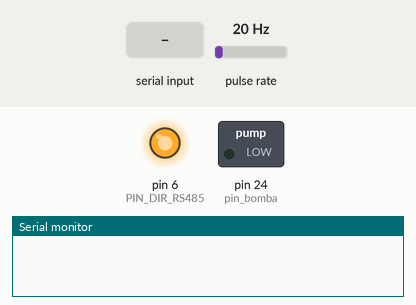
Bench run of a sketch on a simulated Arduino Mega 2560, built with avr-gcc and run on an emulated ATmega2560. On the bench: switched loads named in the sketch (green lamp = pin HIGH), output pins drawn as LEDs (lit = HIGH), the last lines printed to the serial monitor. Wiring (inferred from the names in the program): pulse sensor: data pin 21. Inputs (shaded band) come from the test bench; at power-on: pulse rate 20 Hz.

Above: at 1.2 s.
1.3 s: "0ON" received over Serial
At 2.6 s:
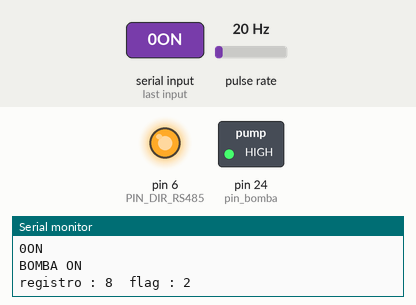
2.9 s: "0ON" received over the second serial link
5.9 s: "0OFF" received over Serial
7.4 s: "90,45\n" received over Serial
Timing chart, 0 to 9.9 s (numbered marks = the images above; inputs shaded):
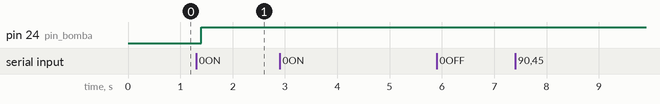

The sketch:

modbus_test.ino
```cpp
#include <avr/io.h>
#include <avr/interrupt.h>
#include <ModbusMaster.h>
#include <Metro.h>

#define PRESET_SINGLE_REGISTER 0x06
#define PRESET_MULT_REGISTER 0x10
#define REG_INV_RES 0x01
#define REG_RUN_FREQ 0x0D
#define PIN_DIR_RS485 6

Metro time_of_print_info = Metro(2000);
Metro time_of_reset_caudal = Metro(1000000);

ModbusMaster var_frec;
int address_var_frec = 0x01;
int freq = 0;
String tmp = "";

int pin_bomba = 24;
int pin_caudalimetro = 21;
volatile double waterFlow = 0;
volatile long time_prev = 0;
volatile long time_current = 0;
volatile long delta = 0;
volatile double delta_t = 0;

void setup() {
  // put your setup code here, to run once:
  pinMode(PIN_DIR_RS485,OUTPUT);
  digitalWrite(PIN_DIR_RS485, HIGH);
  Serial.begin(9600); // usb
  while(!Serial);
  Serial1.begin(115200); // xBee
  while(!Serial1);
  Serial2.begin(115200); // 3G
  while(!Serial2);
  Serial3.begin(9600, SERIAL_8E1); // ModBus
  while(!Serial3);

  var_frec.begin(address_var_frec, Serial3);

  pinMode(pin_bomba,OUTPUT);
  cli();
  pinMode(pin_caudalimetro, INPUT);
  attachInterrupt(digitalPinToInterrupt(pin_caudalimetro), pulse, RISING);  //DIGITAL Pin 2: Interrupt 0
  digitalWrite(pin_bomba, LOW);
  sei();
}

void loop() {
  // put your main code here, to run repeatedly:
  tmp = "0";
  if(Serial3.available()>0){
    Serial.print("dato RTU: ");
    Serial.println(Serial3.read());
  }
  if(Serial.available()>0){
    while(Serial.available()>0){
      char data = Serial.read();
      tmp += data;
    }
    Serial.println(tmp);
    if( tmp == "0ON" ){
      digitalWrite(pin_bomba, HIGH);
      Serial.println("BOMBA ON");
      Serial.print("registro : ");
      Serial.print(0x08);
      Serial.print("\tflag : ");
      Serial.println(0x02);
      var_frec.writeSingleRegister(0x08, 0x02); // dar partida
      delay(1000);
    }
    if( tmp == "0OFF" ){
      digitalWrite(pin_bomba, LOW);
      Serial.println("BOMBA OFF");
      Serial.print("registro : ");
      Serial.print(0x08);
      Serial.print("\tflag : ");
      Serial.println(0x02);
      var_frec.writeSingleRegister(0x08, 0x00); // dar partida
      delay(1000);
    }
    freq = atoi(tmp.c_str());
    if( (freq >=30) && (freq <= 55) ){
      freq *= 100;
      //var_frec.clearTransmitBuffer();
      Serial.print("registro : ");
      Serial.print(REG_RUN_FREQ);
      Serial.print("\tfreq : ");
      Serial.println(freq);
      var_frec.writeSingleRegister(REG_RUN_FREQ, freq);
    }
  }
  if(time_of_print_info.check()==1){
    Serial.println(waterFlow);
  }
  if(time_of_reset_caudal.check()==1){
    waterFlow = 0;
  }
  delay(100);
}

void pulse()   //measure the quantity of square wave
{
  cli();
  time_current = millis();
  delta = time_current - time_prev;
  delta_t = (delta/1000.0); // en segundos
  //Serial1.println(delta_t,4);
  waterFlow = 1000.0/(delta_t); //litros por segundos
  time_prev = time_current;
  time_of_reset_caudal.reset();
  sei();
}
```

Measured:
- after the input at 1.3 s, pin 24 (pin_bomba): LOW → HIGH after 0.10 s
